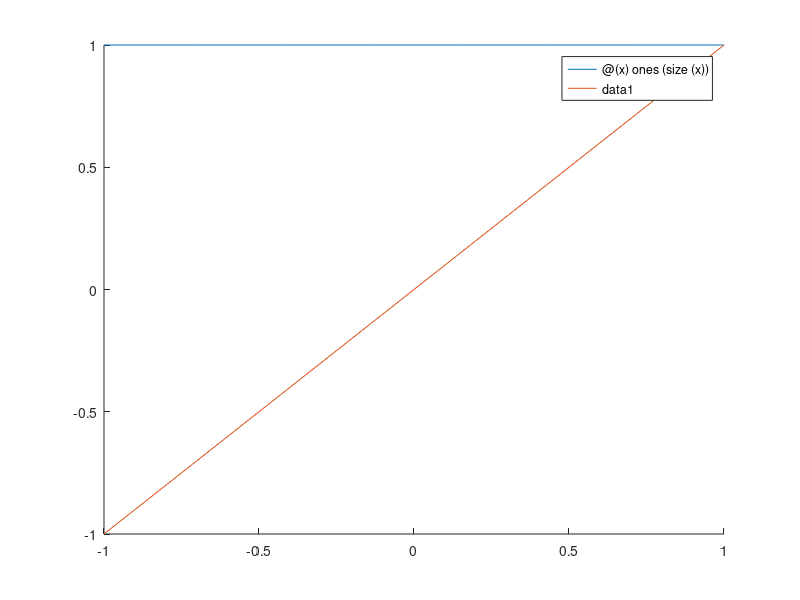

Source code (MATLAB): (Note: this script raises an error after producing the figure.)
% 1
    
    x = 0 : 0.1 : 1;

    % l1
    function lOne = l1(x)
      lOne = x;
    endfunction;

    % l2
    function lTwo = l2(x)
      lTwo = (3\2) .* (x .^2) - (1\2);
    endfunction;
  
    % l3
    function lThree = l3(x)
      lThree = (5\2) .* (x .^3) - (3\2) .* (x .^ 2);
    endfunction;
    
    % l4
    function lFour = l4(x)
      lFour = (35\8) .* (x .^4) - (15\4) .* (x .^ 2) + (3\8);
    endfunction;
    
##    disp(x);
##    
##    subplot(2, 2, 1);
##    plot(l1(x)); 
##    
##    subplot(2, 2, 2);
##    plot(l2(x));
##    
##    subplot(2, 2, 3);
##    plot(l3(x));
##    
##    subplot(2, 2, 4);
##    plot(l4(x));    
    
% 2
  % a 
  function Tfun = T(n, t)
    Tfun = cos(n * acos(t));
  endfunction;  
##  
##  t = -1 : 0.1 : 1;
##  
##  plot(T(1, t));
##  hold on;
##  plot(T(2, t));
##  hold on;
##  plot(T(3, t));
##  hold off;
  
  % b
  function x = resolver(N)
    clf; hold on;
    t0 = @(x) ones(size(x));
    fplot(t0, [-1,1])
    t1 = @(x) x;
    fplot(t1, [-1,1])
  
    for i=2:N
      aux = t1;
      t1 = @(x) 2*x.*t1(x)-t0(x);
      fplot(t1, [-1,1])
      t0=aux;
    endfor
  endfunction
  val = 0 : 3;
  resolver(val);
  
% 3
  function taylor(N)
    clf;
    hold on;
    T = @(x) ones(size(x));
    fplot(T, [-1, 3]);
    for n = 1 : N
      T = @(x) T(x) + (x.^n) / factorial(n);
      fplot(T, [-1, 3]);
    endfor
    fplot(@exp, [-1, 3], '-r');
  endfunction

  fplot(taylor, [1 : 6]);
  

  
    